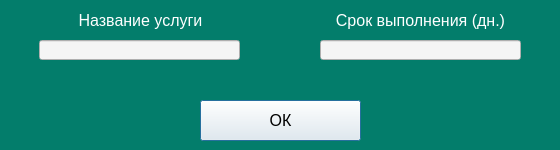
<?xml version="1.0" encoding="UTF-8"?>
<ui version="4.0">
 <class>Dialog</class>
 <widget class="QDialog" name="Dialog">
  <property name="geometry">
   <rect>
    <x>0</x>
    <y>0</y>
    <width>560</width>
    <height>150</height>
   </rect>
  </property>
  <property name="windowTitle">
   <string>Dialog</string>
  </property>
  <property name="styleSheet">
   <string notr="true">background-color: rgb(3, 125, 107)</string>
  </property>
  <widget class="QLineEdit" name="service">
   <property name="geometry">
    <rect>
     <x>39</x>
     <y>40</y>
     <width>201</width>
     <height>20</height>
    </rect>
   </property>
   <property name="styleSheet">
    <string notr="true">font-size: 16px;
font: &quot;Yu Gothic UI Semibold&quot;;
background-color: rgb(245, 245, 245)</string>
   </property>
   <property name="text">
    <string/>
   </property>
  </widget>
  <widget class="QLabel" name="label_3">
   <property name="geometry">
    <rect>
     <x>40</x>
     <y>10</y>
     <width>201</width>
     <height>20</height>
    </rect>
   </property>
   <property name="styleSheet">
    <string notr="true">color: rgb(255, 255, 255);
font-size: 16px;
font: &quot;Arial Black&quot;;</string>
   </property>
   <property name="text">
    <string>Название услуги</string>
   </property>
   <property name="alignment">
    <set>Qt::AlignCenter</set>
   </property>
  </widget>
  <widget class="QPushButton" name="OKbutton">
   <property name="geometry">
    <rect>
     <x>200</x>
     <y>100</y>
     <width>161</width>
     <height>41</height>
    </rect>
   </property>
   <property name="styleSheet">
    <string notr="true">font-size: 16px;
font: &quot;Yu Gothic UI Semibold&quot;;
background-color: rgb(245, 245, 245)</string>
   </property>
   <property name="text">
    <string>ОК</string>
   </property>
  </widget>
  <widget class="QLabel" name="error">
   <property name="geometry">
    <rect>
     <x>10</x>
     <y>70</y>
     <width>541</width>
     <height>21</height>
    </rect>
   </property>
   <property name="styleSheet">
    <string notr="true">color: red;
font-size: 16px;
font: 16pt &quot;Franklin Gothic Demi&quot;;</string>
   </property>
   <property name="text">
    <string/>
   </property>
   <property name="alignment">
    <set>Qt::AlignCenter</set>
   </property>
  </widget>
  <widget class="QLabel" name="label_5">
   <property name="geometry">
    <rect>
     <x>320</x>
     <y>10</y>
     <width>201</width>
     <height>20</height>
    </rect>
   </property>
   <property name="styleSheet">
    <string notr="true">color: rgb(255, 255, 255);
font-size: 16px;
font: &quot;Arial Black&quot;;</string>
   </property>
   <property name="text">
    <string>Срок выполнения (дн.)</string>
   </property>
   <property name="alignment">
    <set>Qt::AlignCenter</set>
   </property>
  </widget>
  <widget class="QLineEdit" name="deadline">
   <property name="geometry">
    <rect>
     <x>320</x>
     <y>40</y>
     <width>201</width>
     <height>20</height>
    </rect>
   </property>
   <property name="styleSheet">
    <string notr="true">font-size: 16px;
font: &quot;Yu Gothic UI Semibold&quot;;
background-color: rgb(245, 245, 245)</string>
   </property>
   <property name="text">
    <string/>
   </property>
  </widget>
 </widget>
 <resources/>
 <connections/>
</ui>
